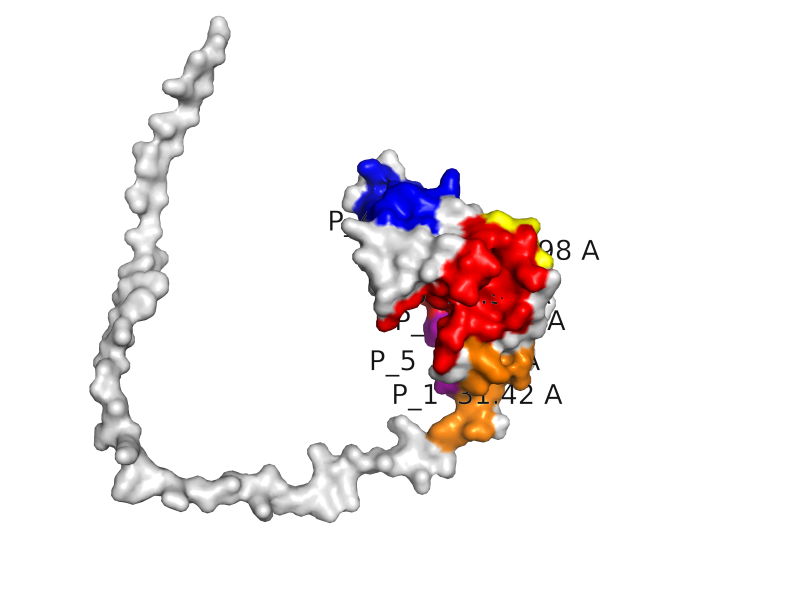
#> input picture figures/output/FigureS3.png, 2400 x 1800 px (shown at 1/3 size)
$ python -i assemble_figS3.py   (imports and definitions only)
#> lines starting #> are read from the running program, lines starting #| are printed output that depends on the picture; after the words box and inside, x2 and y2 are one past the last pixel; in counts of white or black regions, pixels touching at a corner belong together
#!/usr/bin/env python3
"""
Assemble Figure S3: three orientations side by side, with a colour legend
listing each pocket's volume, enclosure and distance to the pharmacophore.

Every number is read from the DoGSiteScorer descriptor table and the pocket
residue files, not retyped. Run from the Research root.
"""
import csv, glob, os, re
import numpy as np
from PIL import Image, ImageDraw, ImageFont
import matplotlib

DPI, W_MM = 300, 180
W = int(W_MM / 25.4 * DPI)
MARGIN, GAP = int(0.012 * W), int(0.020 * W)
OUT = "FigureS3.png"
VIEWS = ["FigureS3_v1.png", "FigureS3_v2.png", "FigureS3_v3.png"]
ANGLES = ["0°", "60°", "120°"]
HEX = {0: "#3380CC", 1: "#E69F00", 2: "#009E73",
       3: "#CC79A7", 4: "#B22222", 5: "#6A3D9A"}

def font(sz, bold=False):
#> further down, picture is the input picture: PIL image 2400x1800 RGBA; mean R, G, B, A 243.6, 237.7, 238.2, 255
    n = "DejaVuSans-Bold.ttf" if bold else "DejaVuSans.ttf"
    p = os.path.join(os.path.dirname(matplotlib.__file__),
                     "mpl-data", "fonts", "ttf", n)
    return ImageFont.truetype(p, sz) if os.path.exists(p) else ImageFont.load_default()

def autocrop(im, tol=248, pad=10):
#> called with tol = 248, pad = 10
    m = im.convert("L").point(lambda v: 255 if v < tol else 0)
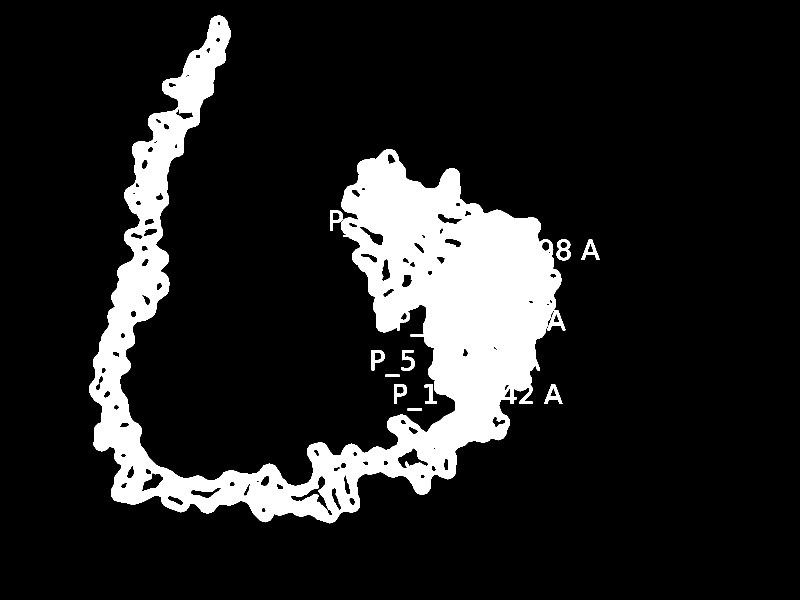
#> m: PIL image 2400x1800 L (shown at 1/3 size); 13.4% white; 12 white regions, largest, box (x1, y1, x2, y2) and area: (268, 47, 1684, 1570) 567033, (1670, 718, 1712, 781) 1376, (1642, 930, 1696, 991) 1237
    bb = m.getbbox()
#> bb = (268, 47, 1799, 1570)
    if not bb: return im
    l, t, r, b = bb
#> l = 268; t = 47; r = 1799; b = 1570
    return im.crop((max(0, l-pad), max(0, t-pad),
                    min(im.width, r+pad), min(im.height, b+pad)))
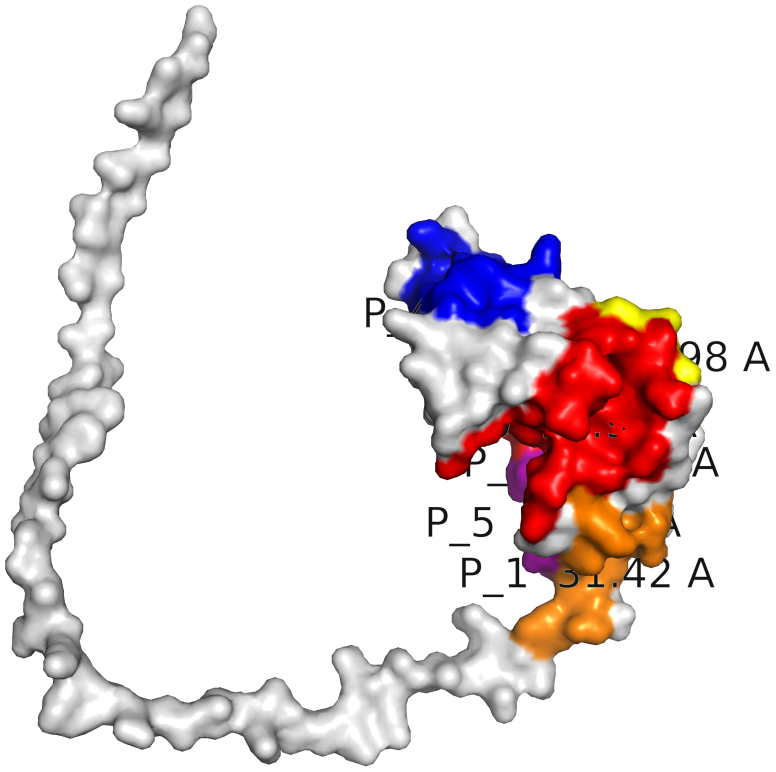
#> returned value: PIL image 1551x1543 RGBA (shown at 1/2 size); mean R, G, B, A 234.4, 223.7, 224.6, 255

# ---- descriptors straight from the DoGSiteScorer output
d = glob.glob(os.path.join("DoGSiteScorer Results", "*_desc.txt"))
# [2 lines not run here, left out]
# [1 line that did not run here, left out]
DESC = {}
# [4 lines not run here, left out]

# ---- distances, recomputed from the pocket residue files
atoms = {}
# [4 lines not run here, left out]
BB = {"N", "CA", "C", "O", "OXT"}
# [1 line that did not run here, left out]
DIST = {}
# [7 lines not run here, left out]
cell = (W - 2*MARGIN - 2*GAP) // 3
fitted, letter_h = [], int(34 * 1.5)
# [3 lines not run here, left out]
# [1 line that did not run here, left out]

f_letter, f_head, f_body = font(34, True), font(21, True), font(21)
line_h = int(21 * 1.75)
legend_h = line_h * 8
# [1 line that did not run here, left out]
# [1 line that did not run here, left out]
# [1 line that did not run here, left out]

# [6 lines not run here, left out]

# [1 line that did not run here, left out]
cols = [MARGIN + 60, MARGIN + 190, MARGIN + 430, MARGIN + 640, MARGIN + 900]
# [24 lines not run here, left out]

>>> from PIL import Image
>>> picture = Image.open('output/FigureS3.png')
>>> result = autocrop(picture)

$ run again, on figures/output/FigureS1.png
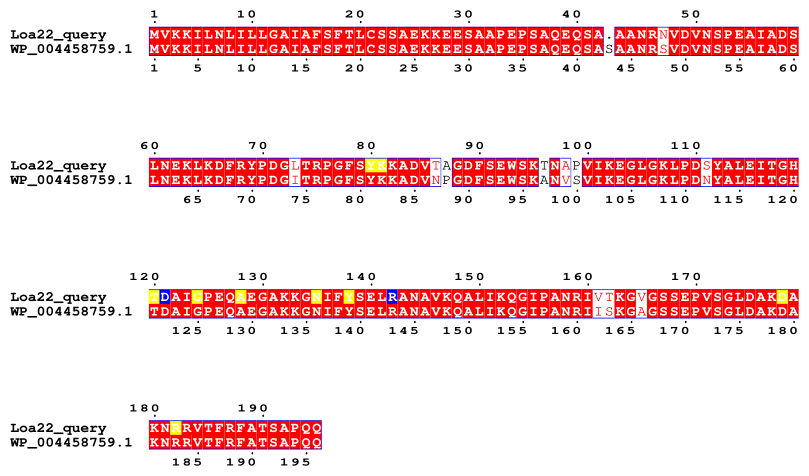
#> input picture figures/output/FigureS1.png, 1618 x 952 px (shown at 1/2 size)
#> picture is the input picture: PIL image 1618x952 RGB; mean R, G, B 248.2, 221.9, 223.6
#> in autocrop, `m = im.convert("L").point(lambda v: 255 if v < tol else 0)`:
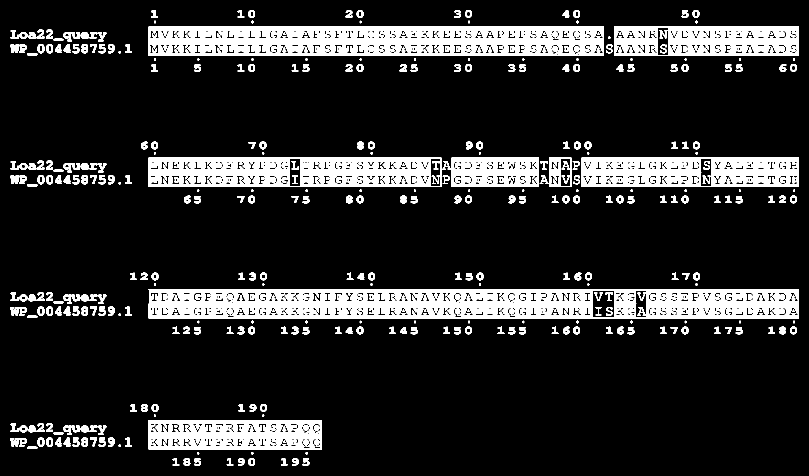
#> m: PIL image 1618x952 L (shown at 1/2 size); 15.3% white; 443 white regions (82 under 20 px), largest, box (x1, y1, x2, y2) and area: (297, 578, 1598, 637) 59460, (297, 53, 1208, 112) 43893, (297, 315, 883, 374) 26193
#> bb = (20, 20, 1598, 932)
#> l = 20; r = 1598; b = 932
#> in autocrop, `return im.crop((max(0, l-pad), max(0, t-pad), min(im.width, r+pad), mi..`:
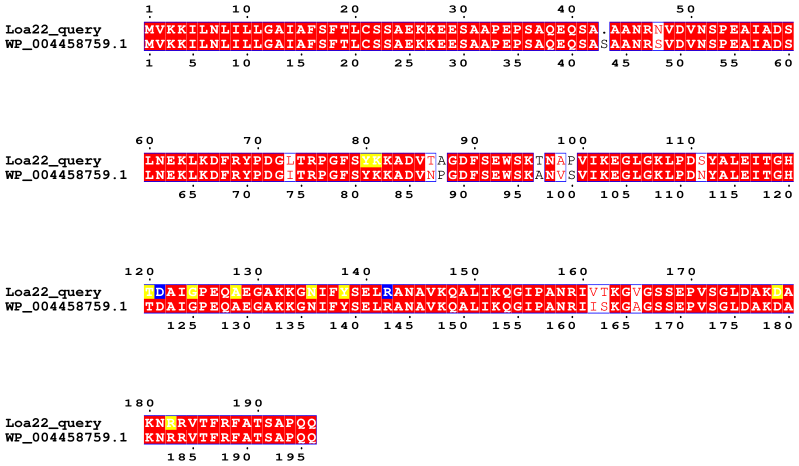
#> returned value: PIL image 1598x932 RGB (shown at 1/2 size); mean R, G, B 247.9, 220.8, 222.5
